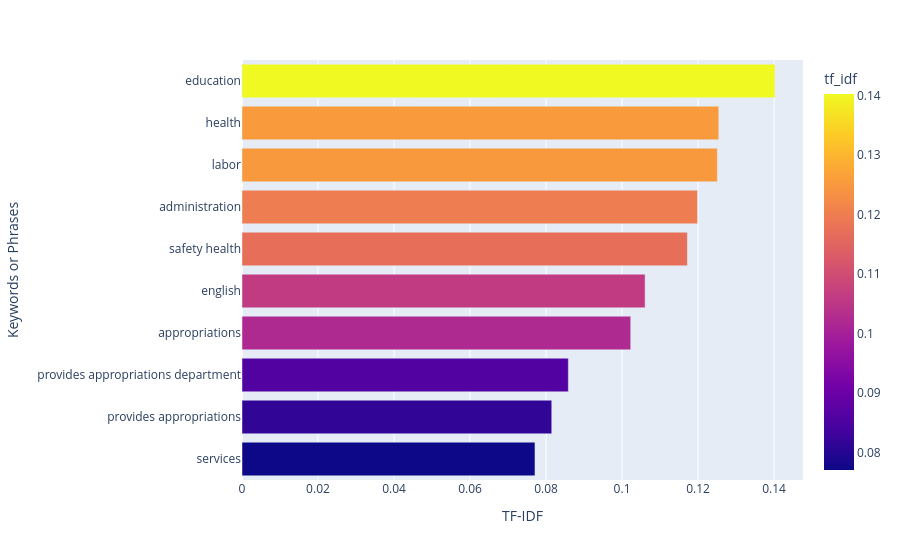

Notebook cell for this chart:
### Code cell
def tfidf_bar(b):
    myquery = f'''
    SELECT *
    FROM tfidf
    WHERE bioguide_id = '{b}'
    ORDER BY tf_idf
    '''
    tfidf_data = pd.read_sql_query(myquery, con=engine)
    fig = px.bar(tfidf_data, y = 'keyword', x = 'tf_idf', color='tf_idf')
    fig.update_layout(yaxis_title="Keywords or Phrases", xaxis_title="TF-IDF")
    return [fig]

### Figure 1 — Plotly figure (JSON) as saved in the notebook; plotly's stock layout.template omitted (floating-point values rounded to 4 significant figures)
{"data": [{"hovertemplate": "tf_idf=%{marker.color}<br>keyword=%{y}<extra></extra>", "legendgroup": "", "marker": {"color": [0.07709, 0.0815, 0.08587, 0.1023, 0.1061, 0.1172, 0.1199, 0.1251, 0.1254, 0.1402], "coloraxis": "coloraxis", "pattern": {"shape": ""}}, "name": "", "orientation": "h", "showlegend": false, "textposition": "auto", "type": "bar", "x": [0.07709, 0.0815, 0.08587, 0.1023, 0.1061, 0.1172, 0.1199, 0.1251, 0.1254, 0.1402], "xaxis": "x", "y": ["services", "provides appropriations", "provides appropriations department", "appropriations", "english", "safety health", "administration", "labor", "health", "education"], "yaxis": "y"}], "layout": {"barmode": "relative", "coloraxis": {"colorbar": {"title": {"text": "tf_idf"}}, "colorscale": [[0, "#0d0887"], [0.1111, "#46039f"], [0.2222, "#7201a8"], [0.3333, "#9c179e"], [0.4444, "#bd3786"], [0.5556, "#d8576b"], [0.6667, "#ed7953"], [0.7778, "#fb9f3a"], [0.8889, "#fdca26"], [1, "#f0f921"]]}, "legend": {"tracegroupgap": 0}, "margin": {"t": 60}, "xaxis": {"anchor": "y", "domain": [0, 1], "title": {"text": "TF-IDF"}}, "yaxis": {"anchor": "x", "domain": [0, 1], "title": {"text": "Keywords or Phrases"}}}}
